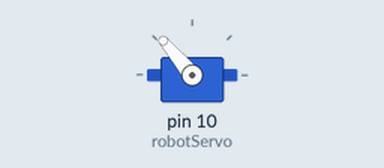
Bench run of a sketch on a simulated Arduino Uno, built with avr-gcc and run on an emulated ATmega328P. Shown: servo.

Above: at 0.05 s.
At 0.55 s:
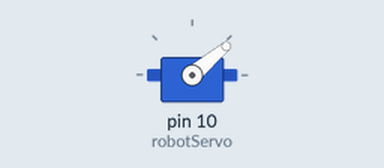
At 1.0 s:
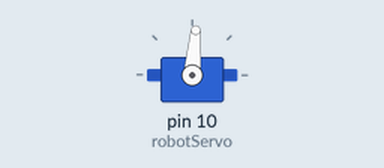
Timing chart, 0 to 3.0 s (numbered marks = the images above):
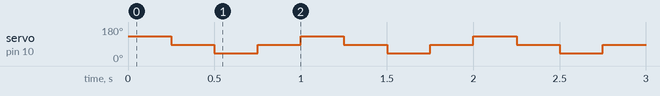

Measured:
- by itself, servo on pin 10 (robotServo): repeats every 1.0 s: 40° 0.25 s, 85° 0.25 s, 130° 0.25 s, 85° 0.25 s

The sketch:

ServoTest.ino
```cpp
#include <Servo.h>

Servo robotServo;

int servoCenter = 85;

int servoLeft = servoCenter + 45;
int servoRight = servoCenter - 45;

int servoPosition = servoCenter;

void setup() {
    robotServo.attach(10);
    robotServo.write(servoCenter);
}

void loop() {

    robotServo.write(servoLeft);
    delay(250);
    robotServo.write(servoCenter);
    delay(250);
    robotServo.write(servoRight);
    delay(250);
    robotServo.write(servoCenter);
    delay(250);
}
```
